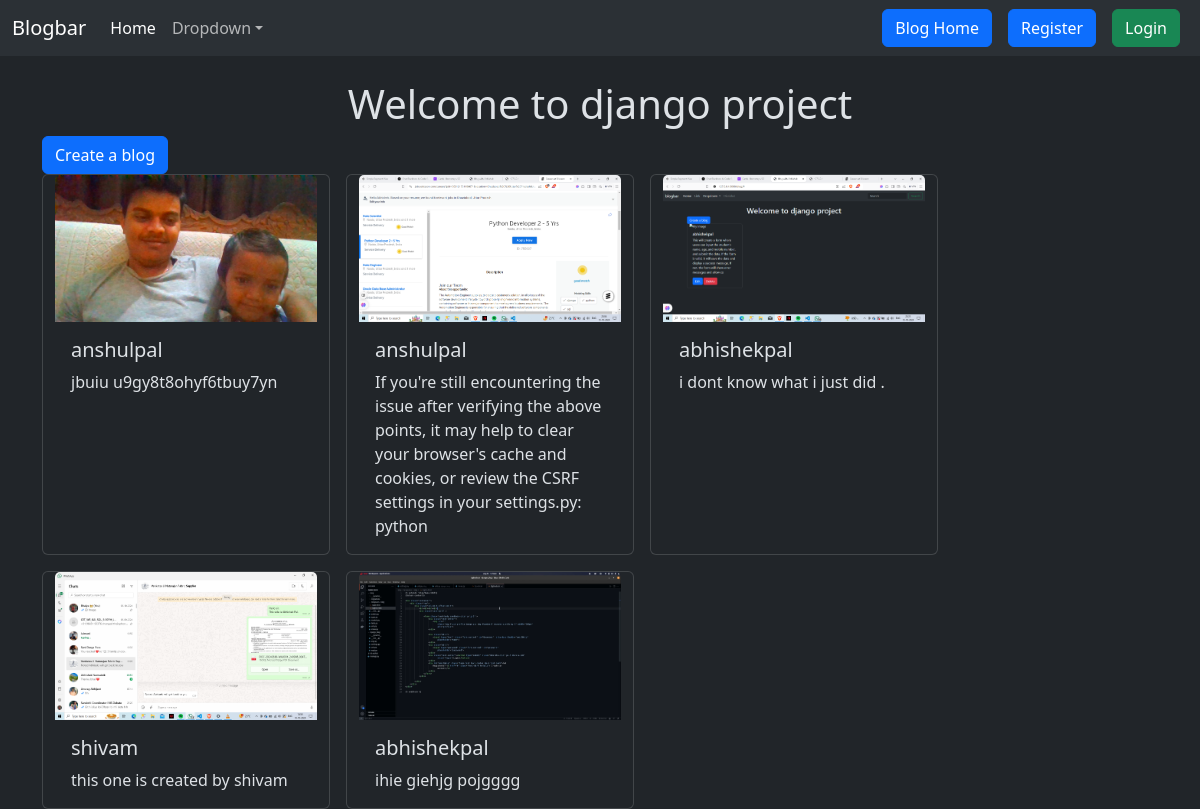
Screenshot of /blog/ with the database file from the repository.
### blog/models.py (models this page shows, shortened)
class Blog(models.Model):
    user = models.ForeignKey(User, on_delete=models.CASCADE)
    text = models.TextField(max_length=240)
    image = models.ImageField(upload_to='images/', blank=True, null=True)
    created_at = models.DateTimeField(auto_now_add=True)
    updated_at = models.DateTimeField(auto_now=True)

### blog/views.py (the view)
# urls.py: path('', views.blog_list, name='blog_list'),
def blog_list(request):
    blogs = Blog.objects.all().order_by('-created_at')
    return render(request, 'blog/blog_list.html', {'blogs': blogs})

### blog/templates/blog/blog_list.html (shortened to what this page needs)
{% extends "layout.html" %}
{% load static %}
{% block content %}
<h1 class='text-center  mt-4'>Welcome to django project</h1>
 <a  class="btn btn-primary" href="{% url 'blog_create' %}">Create a blog</a>
 <div class="container row gap-3">
{% for blog in blogs %}
<div class="card" style="width: 18rem;">
    <img src="{{blog.image.url}}" class="card-img-top" alt="My Image">
    <div class="card-body">
      <h5 class="card-title">{{ blog.user.username }}</h5>
      <p class="card-text">{{ blog.text }}</p>
    </div>
  </div>
{% endfor %}
 </div>
{% endblock %}

### templates/layout.html (shortened to what this page needs)
{% load static %}
<!DOCTYPE html>
<html lang="en" data-bs-theme="dark">
<head>
    <link href="https://cdn.jsdelivr.net/npm/bootstrap@5.3.3/dist/css/bootstrap.min.css" rel="stylesheet">
</head>
<body class="bg-dark">
    <nav class="navbar navbar-expand-lg bg-body-tertiary">
        <div class="container-fluid">
            <a class="navbar-brand" href="#">Blogbar</a>
            <div class="collapse navbar-collapse" id="navbarSupportedContent">
                <ul class="navbar-nav me-auto mb-2 mb-lg-0">
                    <li class="nav-item">
                        <a class="nav-link active" aria-current="page" href="#">Home</a>
                    </li>
                    <li class="nav-item dropdown">
                        <a class="nav-link dropdown-toggle" href="#" role="button" data-bs-toggle="dropdown" aria-expanded="false">Dropdown</a>
                    </li>
                </ul>
                <a href="{% url 'blog_list' %}" class="btn btn-primary mx-2">Blog Home</a>
                {% if user.is_authenticated %}
                    <form method="post" action="{% url 'logout' %}">
                        {% csrf_token %}
                        <button class="btn btn-danger" type='submit'>Logout</button>
                    </form>
                {% else %}
                    <a href="{% url 'register' %}" class="btn btn-primary mx-2">Register</a>
                    <a href="{% url 'login' %}" class="btn btn-success mx-2">Login</a>
                {% endif %}
            </div>
        </div>
    </nav>
    <div class="container">
        {% block content %} {% endblock %}
    </div>
</body>
</html>

### rows the page displays
Blog: image (picture), user.username "anshulpal", text "jbuiu u9gy8t8ohyf6tbuy7yn"
Blog: image (picture), user.username "anshulpal", text "If you're still encountering the issue after verifying the above points, it may help to clear your browser's cache and cookies, or review the CSRF settings in your settings.py: python"
Blog: image (picture), user.username "abhishekpal", text "i dont know what i just did ."
Blog: image (picture), user.username "shivam", text "this one is created by shivam"
Blog: image (picture), user.username "abhishekpal", text "ihie giehjg pojgggg"
